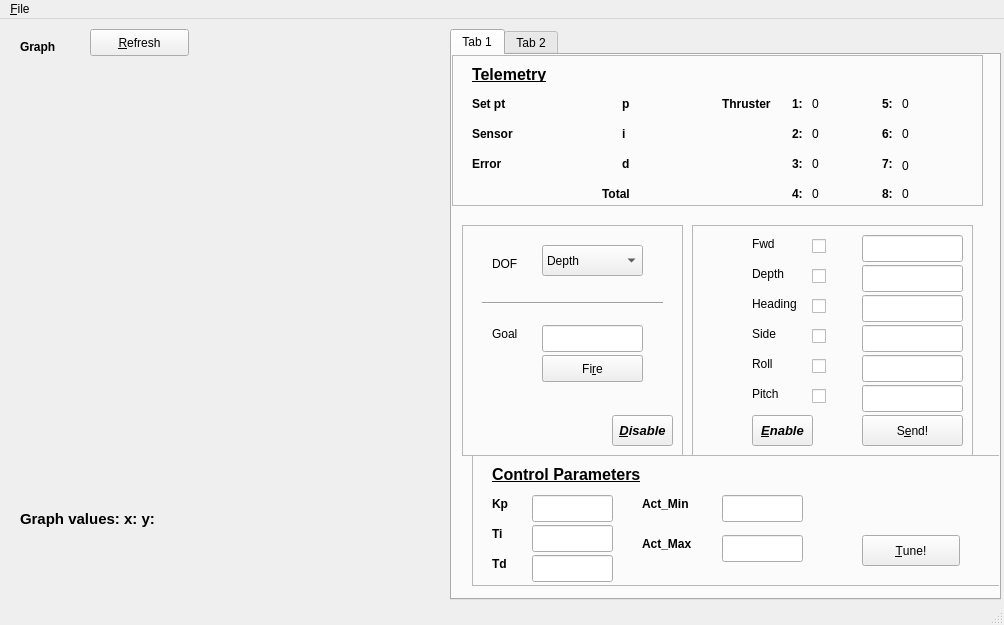
<?xml version="1.0" encoding="UTF-8"?>
<ui version="4.0">
 <class>ControlSysUI</class>
 <widget class="QMainWindow" name="ControlSysUI">
  <property name="geometry">
   <rect>
    <x>0</x>
    <y>0</y>
    <width>1004</width>
    <height>625</height>
   </rect>
  </property>
  <property name="windowTitle">
   <string>Control System UI</string>
  </property>
  <property name="tabShape">
   <enum>QTabWidget::Rounded</enum>
  </property>
  <widget class="QWidget" name="centralwidget">
   <widget class="QWidget" name="horizontalLayoutWidget">
    <property name="geometry">
     <rect>
      <x>20</x>
      <y>50</y>
      <width>415</width>
      <height>431</height>
     </rect>
    </property>
    <layout class="QHBoxLayout" name="graph">
     <item>
      <widget class="QCustomPlot" name="graph_canvas" native="true">
       <property name="cursor">
        <cursorShape>CrossCursor</cursorShape>
       </property>
      </widget>
     </item>
    </layout>
   </widget>
   <widget class="QLabel" name="graph_label">
    <property name="geometry">
     <rect>
      <x>20</x>
      <y>20</y>
      <width>66</width>
      <height>17</height>
     </rect>
    </property>
    <property name="text">
     <string>&lt;html&gt;&lt;head/&gt;&lt;body&gt;&lt;p&gt;&lt;span style=&quot; font-weight:600;&quot;&gt;Graph&lt;/span&gt;&lt;/p&gt;&lt;/body&gt;&lt;/html&gt;</string>
    </property>
   </widget>
   <widget class="QLabel" name="graphvalues">
    <property name="geometry">
     <rect>
      <x>20</x>
      <y>490</y>
      <width>321</width>
      <height>21</height>
     </rect>
    </property>
    <property name="font">
     <font>
      <pointsize>11</pointsize>
      <weight>75</weight>
      <bold>true</bold>
     </font>
    </property>
    <property name="text">
     <string>&lt;html&gt;&lt;head/&gt;&lt;body&gt;&lt;p&gt;Graph values:  x:       y:&lt;/p&gt;&lt;/body&gt;&lt;/html&gt;</string>
    </property>
    <property name="textFormat">
     <enum>Qt::AutoText</enum>
    </property>
   </widget>
   <widget class="QPushButton" name="refreshButton">
    <property name="geometry">
     <rect>
      <x>90</x>
      <y>10</y>
      <width>99</width>
      <height>27</height>
     </rect>
    </property>
    <property name="text">
     <string>&amp;Refresh</string>
    </property>
    <property name="shortcut">
     <string>Alt+R</string>
    </property>
   </widget>
   <widget class="QTabWidget" name="tabWidget">
    <property name="geometry">
     <rect>
      <x>450</x>
      <y>10</y>
      <width>551</width>
      <height>571</height>
     </rect>
    </property>
    <property name="currentIndex">
     <number>0</number>
    </property>
    <widget class="QWidget" name="tab_3">
     <attribute name="title">
      <string>Tab 1</string>
     </attribute>
     <widget class="QFrame" name="telemetry_box">
      <property name="geometry">
       <rect>
        <x>0</x>
        <y>0</y>
        <width>531</width>
        <height>151</height>
       </rect>
      </property>
      <property name="frameShape">
       <enum>QFrame::StyledPanel</enum>
      </property>
      <widget class="QLabel" name="setpt_label">
       <property name="geometry">
        <rect>
         <x>20</x>
         <y>40</y>
         <width>51</width>
         <height>17</height>
        </rect>
       </property>
       <property name="font">
        <font>
         <weight>75</weight>
         <bold>true</bold>
        </font>
       </property>
       <property name="text">
        <string>Set pt</string>
       </property>
      </widget>
      <widget class="QLabel" name="sensor_label">
       <property name="geometry">
        <rect>
         <x>20</x>
         <y>70</y>
         <width>51</width>
         <height>17</height>
        </rect>
       </property>
       <property name="font">
        <font>
         <weight>75</weight>
         <bold>true</bold>
        </font>
       </property>
       <property name="text">
        <string>Sensor</string>
       </property>
      </widget>
      <widget class="QLabel" name="error_label">
       <property name="geometry">
        <rect>
         <x>20</x>
         <y>100</y>
         <width>51</width>
         <height>17</height>
        </rect>
       </property>
       <property name="font">
        <font>
         <weight>75</weight>
         <bold>true</bold>
        </font>
       </property>
       <property name="text">
        <string>Error</string>
       </property>
      </widget>
      <widget class="QLabel" name="KP_label">
       <property name="geometry">
        <rect>
         <x>170</x>
         <y>40</y>
         <width>21</width>
         <height>17</height>
        </rect>
       </property>
       <property name="font">
        <font>
         <weight>75</weight>
         <bold>true</bold>
        </font>
       </property>
       <property name="text">
        <string>p</string>
       </property>
      </widget>
      <widget class="QLabel" name="KI_label">
       <property name="geometry">
        <rect>
         <x>170</x>
         <y>70</y>
         <width>21</width>
         <height>17</height>
        </rect>
       </property>
       <property name="font">
        <font>
         <weight>75</weight>
         <bold>true</bold>
        </font>
       </property>
       <property name="text">
        <string>i</string>
       </property>
      </widget>
      <widget class="QLabel" name="KD_label">
       <property name="geometry">
        <rect>
         <x>170</x>
         <y>100</y>
         <width>21</width>
         <height>17</height>
        </rect>
       </property>
       <property name="font">
        <font>
         <weight>75</weight>
         <bold>true</bold>
        </font>
       </property>
       <property name="text">
        <string>d</string>
       </property>
      </widget>
      <widget class="QLabel" name="output_label">
       <property name="geometry">
        <rect>
         <x>150</x>
         <y>130</y>
         <width>51</width>
         <height>17</height>
        </rect>
       </property>
       <property name="font">
        <font>
         <weight>75</weight>
         <bold>true</bold>
        </font>
       </property>
       <property name="text">
        <string>Total</string>
       </property>
      </widget>
      <widget class="QLabel" name="thruster_label">
       <property name="geometry">
        <rect>
         <x>270</x>
         <y>40</y>
         <width>61</width>
         <height>17</height>
        </rect>
       </property>
       <property name="font">
        <font>
         <weight>75</weight>
         <bold>true</bold>
        </font>
       </property>
       <property name="text">
        <string>Thruster</string>
       </property>
      </widget>
      <widget class="QLabel" name="setpt_val">
       <property name="geometry">
        <rect>
         <x>80</x>
         <y>40</y>
         <width>66</width>
         <height>17</height>
        </rect>
       </property>
       <property name="text">
        <string/>
       </property>
      </widget>
      <widget class="QLabel" name="sensor_val">
       <property name="geometry">
        <rect>
         <x>80</x>
         <y>70</y>
         <width>66</width>
         <height>17</height>
        </rect>
       </property>
       <property name="text">
        <string/>
       </property>
      </widget>
      <widget class="QLabel" name="error_val">
       <property name="geometry">
        <rect>
         <x>80</x>
         <y>100</y>
         <width>66</width>
         <height>17</height>
        </rect>
       </property>
       <property name="text">
        <string/>
       </property>
      </widget>
      <widget class="QLabel" name="p_val">
       <property name="geometry">
        <rect>
         <x>190</x>
         <y>40</y>
         <width>66</width>
         <height>17</height>
        </rect>
       </property>
       <property name="text">
        <string/>
       </property>
      </widget>
      <widget class="QLabel" name="i_val">
       <property name="geometry">
        <rect>
         <x>190</x>
         <y>70</y>
         <width>66</width>
         <height>17</height>
        </rect>
       </property>
       <property name="text">
        <string/>
       </property>
      </widget>
      <widget class="QLabel" name="d_val">
       <property name="geometry">
        <rect>
         <x>190</x>
         <y>100</y>
         <width>66</width>
         <height>17</height>
        </rect>
       </property>
       <property name="text">
        <string/>
       </property>
      </widget>
      <widget class="QLabel" name="total_val">
       <property name="geometry">
        <rect>
         <x>190</x>
         <y>130</y>
         <width>66</width>
         <height>17</height>
        </rect>
       </property>
       <property name="text">
        <string/>
       </property>
      </widget>
      <widget class="QLabel" name="thruster_val_1">
       <property name="geometry">
        <rect>
         <x>360</x>
         <y>40</y>
         <width>66</width>
         <height>17</height>
        </rect>
       </property>
       <property name="text">
        <string>0</string>
       </property>
      </widget>
      <widget class="QLabel" name="telemetry_label">
       <property name="geometry">
        <rect>
         <x>20</x>
         <y>10</y>
         <width>81</width>
         <height>17</height>
        </rect>
       </property>
       <property name="font">
        <font>
         <pointsize>12</pointsize>
         <weight>75</weight>
         <italic>true</italic>
         <bold>true</bold>
         <underline>true</underline>
        </font>
       </property>
       <property name="text">
        <string>&lt;html&gt;&lt;head/&gt;&lt;body&gt;&lt;p&gt;&lt;span style=&quot; font-style:normal;&quot;&gt;Telemetry&lt;/span&gt;&lt;/p&gt;&lt;/body&gt;&lt;/html&gt;</string>
       </property>
      </widget>
      <widget class="QLabel" name="thruster_val_2">
       <property name="geometry">
        <rect>
         <x>360</x>
         <y>70</y>
         <width>66</width>
         <height>17</height>
        </rect>
       </property>
       <property name="text">
        <string>0</string>
       </property>
      </widget>
      <widget class="QLabel" name="thruster_val_3">
       <property name="geometry">
        <rect>
         <x>360</x>
         <y>100</y>
         <width>66</width>
         <height>17</height>
        </rect>
       </property>
       <property name="text">
        <string>0</string>
       </property>
      </widget>
      <widget class="QLabel" name="thruster_val_4">
       <property name="geometry">
        <rect>
         <x>360</x>
         <y>130</y>
         <width>66</width>
         <height>17</height>
        </rect>
       </property>
       <property name="text">
        <string>0</string>
       </property>
      </widget>
      <widget class="QLabel" name="thruster_val_8">
       <property name="geometry">
        <rect>
         <x>450</x>
         <y>130</y>
         <width>66</width>
         <height>17</height>
        </rect>
       </property>
       <property name="text">
        <string>0</string>
       </property>
      </widget>
      <widget class="QLabel" name="thruster_val_6">
       <property name="geometry">
        <rect>
         <x>450</x>
         <y>70</y>
         <width>66</width>
         <height>17</height>
        </rect>
       </property>
       <property name="text">
        <string>0</string>
       </property>
      </widget>
      <widget class="QLabel" name="thruster_val_7">
       <property name="geometry">
        <rect>
         <x>450</x>
         <y>100</y>
         <width>71</width>
         <height>21</height>
        </rect>
       </property>
       <property name="text">
        <string>0</string>
       </property>
      </widget>
      <widget class="QLabel" name="thruster_val_5">
       <property name="geometry">
        <rect>
         <x>450</x>
         <y>40</y>
         <width>66</width>
         <height>17</height>
        </rect>
       </property>
       <property name="text">
        <string>0</string>
       </property>
      </widget>
      <widget class="QLabel" name="thruster_label_2">
       <property name="geometry">
        <rect>
         <x>340</x>
         <y>40</y>
         <width>21</width>
         <height>17</height>
        </rect>
       </property>
       <property name="font">
        <font>
         <weight>75</weight>
         <bold>true</bold>
        </font>
       </property>
       <property name="text">
        <string>1:</string>
       </property>
      </widget>
      <widget class="QLabel" name="thruster_label_3">
       <property name="geometry">
        <rect>
         <x>340</x>
         <y>70</y>
         <width>21</width>
         <height>17</height>
        </rect>
       </property>
       <property name="font">
        <font>
         <weight>75</weight>
         <bold>true</bold>
        </font>
       </property>
       <property name="text">
        <string>2:</string>
       </property>
      </widget>
      <widget class="QLabel" name="thruster_label_4">
       <property name="geometry">
        <rect>
         <x>340</x>
         <y>100</y>
         <width>21</width>
         <height>17</height>
        </rect>
       </property>
       <property name="font">
        <font>
         <weight>75</weight>
         <bold>true</bold>
        </font>
       </property>
       <property name="text">
        <string>3:</string>
       </property>
      </widget>
      <widget class="QLabel" name="thruster_label_5">
       <property name="geometry">
        <rect>
         <x>340</x>
         <y>130</y>
         <width>21</width>
         <height>17</height>
        </rect>
       </property>
       <property name="font">
        <font>
         <weight>75</weight>
         <bold>true</bold>
        </font>
       </property>
       <property name="text">
        <string>4:</string>
       </property>
      </widget>
      <widget class="QLabel" name="thruster_label_6">
       <property name="geometry">
        <rect>
         <x>430</x>
         <y>40</y>
         <width>21</width>
         <height>17</height>
        </rect>
       </property>
       <property name="font">
        <font>
         <weight>75</weight>
         <bold>true</bold>
        </font>
       </property>
       <property name="text">
        <string>5:</string>
       </property>
      </widget>
      <widget class="QLabel" name="thruster_label_7">
       <property name="geometry">
        <rect>
         <x>430</x>
         <y>70</y>
         <width>21</width>
         <height>17</height>
        </rect>
       </property>
       <property name="font">
        <font>
         <weight>75</weight>
         <bold>true</bold>
        </font>
       </property>
       <property name="text">
        <string>6:</string>
       </property>
      </widget>
      <widget class="QLabel" name="thruster_label_8">
       <property name="geometry">
        <rect>
         <x>430</x>
         <y>100</y>
         <width>21</width>
         <height>17</height>
        </rect>
       </property>
       <property name="font">
        <font>
         <weight>75</weight>
         <bold>true</bold>
        </font>
       </property>
       <property name="text">
        <string>7:</string>
       </property>
      </widget>
      <widget class="QLabel" name="thruster_label_9">
       <property name="geometry">
        <rect>
         <x>430</x>
         <y>130</y>
         <width>21</width>
         <height>17</height>
        </rect>
       </property>
       <property name="font">
        <font>
         <weight>75</weight>
         <bold>true</bold>
        </font>
       </property>
       <property name="text">
        <string>8:</string>
       </property>
      </widget>
     </widget>
     <widget class="QFrame" name="frame">
      <property name="geometry">
       <rect>
        <x>10</x>
        <y>170</y>
        <width>221</width>
        <height>231</height>
       </rect>
      </property>
      <property name="frameShape">
       <enum>QFrame::StyledPanel</enum>
      </property>
      <property name="frameShadow">
       <enum>QFrame::Raised</enum>
      </property>
      <widget class="QPushButton" name="fireButton">
       <property name="geometry">
        <rect>
         <x>80</x>
         <y>130</y>
         <width>101</width>
         <height>27</height>
        </rect>
       </property>
       <property name="autoFillBackground">
        <bool>true</bool>
       </property>
       <property name="text">
        <string>Fi&amp;re</string>
       </property>
       <property name="shortcut">
        <string>Alt+R</string>
       </property>
       <property name="checkable">
        <bool>false</bool>
       </property>
      </widget>
      <widget class="QLineEdit" name="goal_val">
       <property name="geometry">
        <rect>
         <x>80</x>
         <y>100</y>
         <width>101</width>
         <height>27</height>
        </rect>
       </property>
       <property name="cursor">
        <cursorShape>IBeamCursor</cursorShape>
       </property>
      </widget>
      <widget class="QLabel" name="Goal_label">
       <property name="geometry">
        <rect>
         <x>30</x>
         <y>100</y>
         <width>51</width>
         <height>17</height>
        </rect>
       </property>
       <property name="text">
        <string>Goal</string>
       </property>
      </widget>
      <widget class="QLabel" name="DOF_label">
       <property name="geometry">
        <rect>
         <x>30</x>
         <y>30</y>
         <width>51</width>
         <height>17</height>
        </rect>
       </property>
       <property name="text">
        <string>DOF</string>
       </property>
      </widget>
      <widget class="QComboBox" name="graphType">
       <property name="geometry">
        <rect>
         <x>80</x>
         <y>20</y>
         <width>101</width>
         <height>31</height>
        </rect>
       </property>
       <item>
        <property name="text">
         <string>Depth</string>
        </property>
       </item>
       <item>
        <property name="text">
         <string>Heading</string>
        </property>
       </item>
       <item>
        <property name="text">
         <string>Side</string>
        </property>
       </item>
       <item>
        <property name="text">
         <string>Forward</string>
        </property>
       </item>
       <item>
        <property name="text">
         <string>Roll</string>
        </property>
       </item>
       <item>
        <property name="text">
         <string>Pitch</string>
        </property>
       </item>
      </widget>
      <widget class="Line" name="line">
       <property name="geometry">
        <rect>
         <x>20</x>
         <y>70</y>
         <width>181</width>
         <height>16</height>
        </rect>
       </property>
       <property name="orientation">
        <enum>Qt::Horizontal</enum>
       </property>
      </widget>
      <widget class="QPushButton" name="disableButton">
       <property name="geometry">
        <rect>
         <x>150</x>
         <y>190</y>
         <width>61</width>
         <height>31</height>
        </rect>
       </property>
       <property name="font">
        <font>
         <pointsize>10</pointsize>
         <weight>75</weight>
         <italic>true</italic>
         <bold>true</bold>
        </font>
       </property>
       <property name="text">
        <string>&amp;Disable</string>
       </property>
       <property name="shortcut">
        <string>Ctrl+E</string>
       </property>
      </widget>
      <zorder>fireButton</zorder>
      <zorder>goal_val</zorder>
      <zorder>Goal_label</zorder>
      <zorder>DOF_label</zorder>
      <zorder>graphType</zorder>
      <zorder>line</zorder>
      <zorder>disableButton</zorder>
      <zorder>tabWidget</zorder>
     </widget>
     <widget class="QFrame" name="advanced_frame">
      <property name="geometry">
       <rect>
        <x>240</x>
        <y>170</y>
        <width>281</width>
        <height>231</height>
       </rect>
      </property>
      <property name="frameShape">
       <enum>QFrame::StyledPanel</enum>
      </property>
      <property name="frameShadow">
       <enum>QFrame::Raised</enum>
      </property>
      <widget class="QLabel" name="Fwd_label">
       <property name="geometry">
        <rect>
         <x>60</x>
         <y>10</y>
         <width>51</width>
         <height>17</height>
        </rect>
       </property>
       <property name="text">
        <string>Fwd</string>
       </property>
      </widget>
      <widget class="QCheckBox" name="fwd_check">
       <property name="geometry">
        <rect>
         <x>120</x>
         <y>10</y>
         <width>41</width>
         <height>22</height>
        </rect>
       </property>
       <property name="text">
        <string/>
       </property>
      </widget>
      <widget class="QLineEdit" name="fwd_val">
       <property name="geometry">
        <rect>
         <x>170</x>
         <y>10</y>
         <width>101</width>
         <height>27</height>
        </rect>
       </property>
      </widget>
      <widget class="QLabel" name="Depth_label">
       <property name="geometry">
        <rect>
         <x>60</x>
         <y>40</y>
         <width>51</width>
         <height>17</height>
        </rect>
       </property>
       <property name="text">
        <string>Depth</string>
       </property>
      </widget>
      <widget class="QCheckBox" name="depth_check">
       <property name="geometry">
        <rect>
         <x>120</x>
         <y>40</y>
         <width>41</width>
         <height>22</height>
        </rect>
       </property>
       <property name="text">
        <string/>
       </property>
       <property name="checked">
        <bool>false</bool>
       </property>
      </widget>
      <widget class="QLineEdit" name="depth_val">
       <property name="geometry">
        <rect>
         <x>170</x>
         <y>40</y>
         <width>101</width>
         <height>27</height>
        </rect>
       </property>
      </widget>
      <widget class="QLineEdit" name="yaw_val">
       <property name="geometry">
        <rect>
         <x>170</x>
         <y>70</y>
         <width>101</width>
         <height>27</height>
        </rect>
       </property>
      </widget>
      <widget class="QLabel" name="yaw_label">
       <property name="geometry">
        <rect>
         <x>60</x>
         <y>70</y>
         <width>61</width>
         <height>17</height>
        </rect>
       </property>
       <property name="text">
        <string>Heading</string>
       </property>
      </widget>
      <widget class="QCheckBox" name="yaw_check">
       <property name="geometry">
        <rect>
         <x>120</x>
         <y>70</y>
         <width>41</width>
         <height>22</height>
        </rect>
       </property>
       <property name="text">
        <string/>
       </property>
      </widget>
      <widget class="QLineEdit" name="sm_val">
       <property name="geometry">
        <rect>
         <x>170</x>
         <y>100</y>
         <width>101</width>
         <height>27</height>
        </rect>
       </property>
      </widget>
      <widget class="QCheckBox" name="sm_check">
       <property name="geometry">
        <rect>
         <x>120</x>
         <y>100</y>
         <width>41</width>
         <height>22</height>
        </rect>
       </property>
       <property name="text">
        <string/>
       </property>
      </widget>
      <widget class="QLabel" name="sm_label">
       <property name="geometry">
        <rect>
         <x>60</x>
         <y>100</y>
         <width>51</width>
         <height>17</height>
        </rect>
       </property>
       <property name="text">
        <string>Side</string>
       </property>
      </widget>
      <widget class="QPushButton" name="sendButton">
       <property name="geometry">
        <rect>
         <x>170</x>
         <y>190</y>
         <width>101</width>
         <height>31</height>
        </rect>
       </property>
       <property name="text">
        <string>S&amp;end!</string>
       </property>
       <property name="shortcut">
        <string>Alt+S</string>
       </property>
      </widget>
      <widget class="QPushButton" name="enabledButton">
       <property name="geometry">
        <rect>
         <x>60</x>
         <y>190</y>
         <width>61</width>
         <height>31</height>
        </rect>
       </property>
       <property name="font">
        <font>
         <pointsize>10</pointsize>
         <weight>75</weight>
         <italic>true</italic>
         <bold>true</bold>
        </font>
       </property>
       <property name="text">
        <string>&amp;Enable</string>
       </property>
       <property name="shortcut">
        <string>Alt+E</string>
       </property>
      </widget>
      <widget class="QLabel" name="sm_label_2">
       <property name="enabled">
        <bool>true</bool>
       </property>
       <property name="geometry">
        <rect>
         <x>60</x>
         <y>130</y>
         <width>51</width>
         <height>17</height>
        </rect>
       </property>
       <property name="text">
        <string>Roll</string>
       </property>
      </widget>
      <widget class="QCheckBox" name="roll_check">
       <property name="enabled">
        <bool>true</bool>
       </property>
       <property name="geometry">
        <rect>
         <x>120</x>
         <y>130</y>
         <width>41</width>
         <height>22</height>
        </rect>
       </property>
       <property name="text">
        <string/>
       </property>
      </widget>
      <widget class="QLineEdit" name="roll_val">
       <property name="enabled">
        <bool>true</bool>
       </property>
       <property name="geometry">
        <rect>
         <x>170</x>
         <y>130</y>
         <width>101</width>
         <height>27</height>
        </rect>
       </property>
      </widget>
      <widget class="QLineEdit" name="pitch_val">
       <property name="enabled">
        <bool>true</bool>
       </property>
       <property name="geometry">
        <rect>
         <x>170</x>
         <y>160</y>
         <width>101</width>
         <height>27</height>
        </rect>
       </property>
      </widget>
      <widget class="QLabel" name="sm_label_3">
       <property name="enabled">
        <bool>true</bool>
       </property>
       <property name="geometry">
        <rect>
         <x>60</x>
         <y>160</y>
         <width>51</width>
         <height>17</height>
        </rect>
       </property>
       <property name="text">
        <string>Pitch</string>
       </property>
      </widget>
      <widget class="QCheckBox" name="pitch_check">
       <property name="enabled">
        <bool>true</bool>
       </property>
       <property name="geometry">
        <rect>
         <x>120</x>
         <y>160</y>
         <width>41</width>
         <height>22</height>
        </rect>
       </property>
       <property name="text">
        <string/>
       </property>
      </widget>
     </widget>
     <widget class="QFrame" name="controparam_frame">
      <property name="geometry">
       <rect>
        <x>20</x>
        <y>400</y>
        <width>531</width>
        <height>131</height>
       </rect>
      </property>
      <property name="frameShape">
       <enum>QFrame::StyledPanel</enum>
      </property>
      <property name="frameShadow">
       <enum>QFrame::Raised</enum>
      </property>
      <widget class="QLabel" name="actmin_label">
       <property name="geometry">
        <rect>
         <x>170</x>
         <y>40</y>
         <width>61</width>
         <height>17</height>
        </rect>
       </property>
       <property name="font">
        <font>
         <weight>75</weight>
         <bold>true</bold>
        </font>
       </property>
       <property name="text">
        <string>Act_Min</string>
       </property>
      </widget>
      <widget class="QLabel" name="actmax_label">
       <property name="geometry">
        <rect>
         <x>170</x>
         <y>80</y>
         <width>71</width>
         <height>17</height>
        </rect>
       </property>
       <property name="font">
        <font>
         <weight>75</weight>
         <bold>true</bold>
        </font>
       </property>
       <property name="text">
        <string>Act_Max</string>
       </property>
      </widget>
      <widget class="QLabel" name="con_KD_label">
       <property name="geometry">
        <rect>
         <x>20</x>
         <y>100</y>
         <width>51</width>
         <height>17</height>
        </rect>
       </property>
       <property name="font">
        <font>
         <weight>75</weight>
         <bold>true</bold>
        </font>
       </property>
       <property name="text">
        <string>Td</string>
       </property>
      </widget>
      <widget class="QLabel" name="con_KI_label">
       <property name="geometry">
        <rect>
         <x>20</x>
         <y>70</y>
         <width>51</width>
         <height>17</height>
        </rect>
       </property>
       <property name="font">
        <font>
         <weight>75</weight>
         <bold>true</bold>
        </font>
       </property>
       <property name="text">
        <string>Ti</string>
       </property>
      </widget>
      <widget class="QLabel" name="Controlpara_label">
       <property name="geometry">
        <rect>
         <x>20</x>
         <y>10</y>
         <width>151</width>
         <height>17</height>
        </rect>
       </property>
       <property name="text">
        <string>&lt;html&gt;&lt;head/&gt;&lt;body&gt;&lt;p&gt;&lt;span style=&quot; font-size:12pt; font-weight:600; text-decoration: underline;&quot;&gt;Control Parameters&lt;/span&gt;&lt;/p&gt;&lt;/body&gt;&lt;/html&gt;</string>
       </property>
      </widget>
      <widget class="QLabel" name="con_KP_label">
       <property name="geometry">
        <rect>
         <x>20</x>
         <y>40</y>
         <width>51</width>
         <height>17</height>
        </rect>
       </property>
       <property name="font">
        <font>
         <weight>75</weight>
         <bold>true</bold>
        </font>
       </property>
       <property name="text">
        <string>Kp</string>
       </property>
      </widget>
      <widget class="QLineEdit" name="conKpVal">
       <property name="geometry">
        <rect>
         <x>60</x>
         <y>40</y>
         <width>81</width>
         <height>27</height>
        </rect>
       </property>
      </widget>
      <widget class="QLineEdit" name="conTiVal">
       <property name="geometry">
        <rect>
         <x>60</x>
         <y>70</y>
         <width>81</width>
         <height>27</height>
        </rect>
       </property>
      </widget>
      <widget class="QLineEdit" name="conMinVal">
       <property name="geometry">
        <rect>
         <x>250</x>
         <y>40</y>
         <width>81</width>
         <height>27</height>
        </rect>
       </property>
      </widget>
      <widget class="QLineEdit" name="conMaxVal">
       <property name="geometry">
        <rect>
         <x>250</x>
         <y>80</y>
         <width>81</width>
         <height>27</height>
        </rect>
       </property>
      </widget>
      <widget class="QPushButton" name="tuneButton">
       <property name="geometry">
        <rect>
         <x>390</x>
         <y>80</y>
         <width>98</width>
         <height>31</height>
        </rect>
       </property>
       <property name="text">
        <string>&amp;Tune!</string>
       </property>
       <property name="shortcut">
        <string>Alt+T</string>
       </property>
      </widget>
      <widget class="QLineEdit" name="conTdVal">
       <property name="geometry">
        <rect>
         <x>60</x>
         <y>100</y>
         <width>81</width>
         <height>27</height>
        </rect>
       </property>
      </widget>
      <zorder>actmin_label</zorder>
      <zorder>actmax_label</zorder>
      <zorder>con_KD_label</zorder>
      <zorder>con_KI_label</zorder>
      <zorder>Controlpara_label</zorder>
      <zorder>con_KP_label</zorder>
      <zorder>conKpVal</zorder>
      <zorder>conTiVal</zorder>
      <zorder>conMinVal</zorder>
      <zorder>conMaxVal</zorder>
      <zorder>tuneButton</zorder>
      <zorder>conTdVal</zorder>
      <zorder>tabWidget</zorder>
     </widget>
    </widget>
    <widget class="QWidget" name="tab_4">
     <attribute name="title">
      <string>Tab 2</string>
     </attribute>
    </widget>
   </widget>
   <zorder>horizontalLayoutWidget</zorder>
   <zorder>graph_label</zorder>
   <zorder>graphvalues</zorder>
   <zorder>refreshButton</zorder>
   <zorder>tabWidget</zorder>
   <zorder>tabWidget</zorder>
  </widget>
  <widget class="QMenuBar" name="menubar">
   <property name="geometry">
    <rect>
     <x>0</x>
     <y>0</y>
     <width>1004</width>
     <height>25</height>
    </rect>
   </property>
   <widget class="QMenu" name="menuFile">
    <property name="title">
     <string>&amp;File</string>
    </property>
    <addaction name="actionSave"/>
    <addaction name="actionOpen"/>
    <addaction name="actionQuit"/>
   </widget>
   <addaction name="menuFile"/>
  </widget>
  <widget class="QStatusBar" name="statusbar"/>
  <action name="actionSave">
   <property name="text">
    <string>&amp;Save</string>
   </property>
   <property name="shortcut">
    <string>Ctrl+S</string>
   </property>
  </action>
  <action name="actionOpen">
   <property name="text">
    <string>&amp;Open</string>
   </property>
   <property name="shortcut">
    <string>Ctrl+O</string>
   </property>
  </action>
  <action name="actionQuit">
   <property name="text">
    <string>&amp;Quit</string>
   </property>
   <property name="shortcut">
    <string>Ctrl+Q</string>
   </property>
  </action>
 </widget>
 <customwidgets>
  <customwidget>
   <class>QCustomPlot</class>
   <extends>QWidget</extends>
   <header>qcustomplot.h</header>
   <container>1</container>
  </customwidget>
 </customwidgets>
 <tabstops>
  <tabstop>goal_val</tabstop>
  <tabstop>fireButton</tabstop>
  <tabstop>fwd_check</tabstop>
  <tabstop>fwd_val</tabstop>
  <tabstop>depth_check</tabstop>
  <tabstop>depth_val</tabstop>
  <tabstop>yaw_check</tabstop>
  <tabstop>yaw_val</tabstop>
  <tabstop>sm_check</tabstop>
  <tabstop>sm_val</tabstop>
  <tabstop>roll_check</tabstop>
  <tabstop>roll_val</tabstop>
  <tabstop>pitch_check</tabstop>
  <tabstop>pitch_val</tabstop>
  <tabstop>sendButton</tabstop>
  <tabstop>conKpVal</tabstop>
  <tabstop>conTiVal</tabstop>
  <tabstop>conTdVal</tabstop>
  <tabstop>conMinVal</tabstop>
  <tabstop>conMaxVal</tabstop>
  <tabstop>tuneButton</tabstop>
  <tabstop>enabledButton</tabstop>
  <tabstop>graphType</tabstop>
  <tabstop>disableButton</tabstop>
  <tabstop>refreshButton</tabstop>
 </tabstops>
 <resources/>
 <connections>
  <connection>
   <sender>actionQuit</sender>
   <signal>triggered()</signal>
   <receiver>ControlSysUI</receiver>
   <slot>close()</slot>
   <hints>
    <hint type="sourcelabel">
     <x>-1</x>
     <y>-1</y>
    </hint>
    <hint type="destinationlabel">
     <x>422</x>
     <y>284</y>
    </hint>
   </hints>
  </connection>
 </connections>
</ui>
